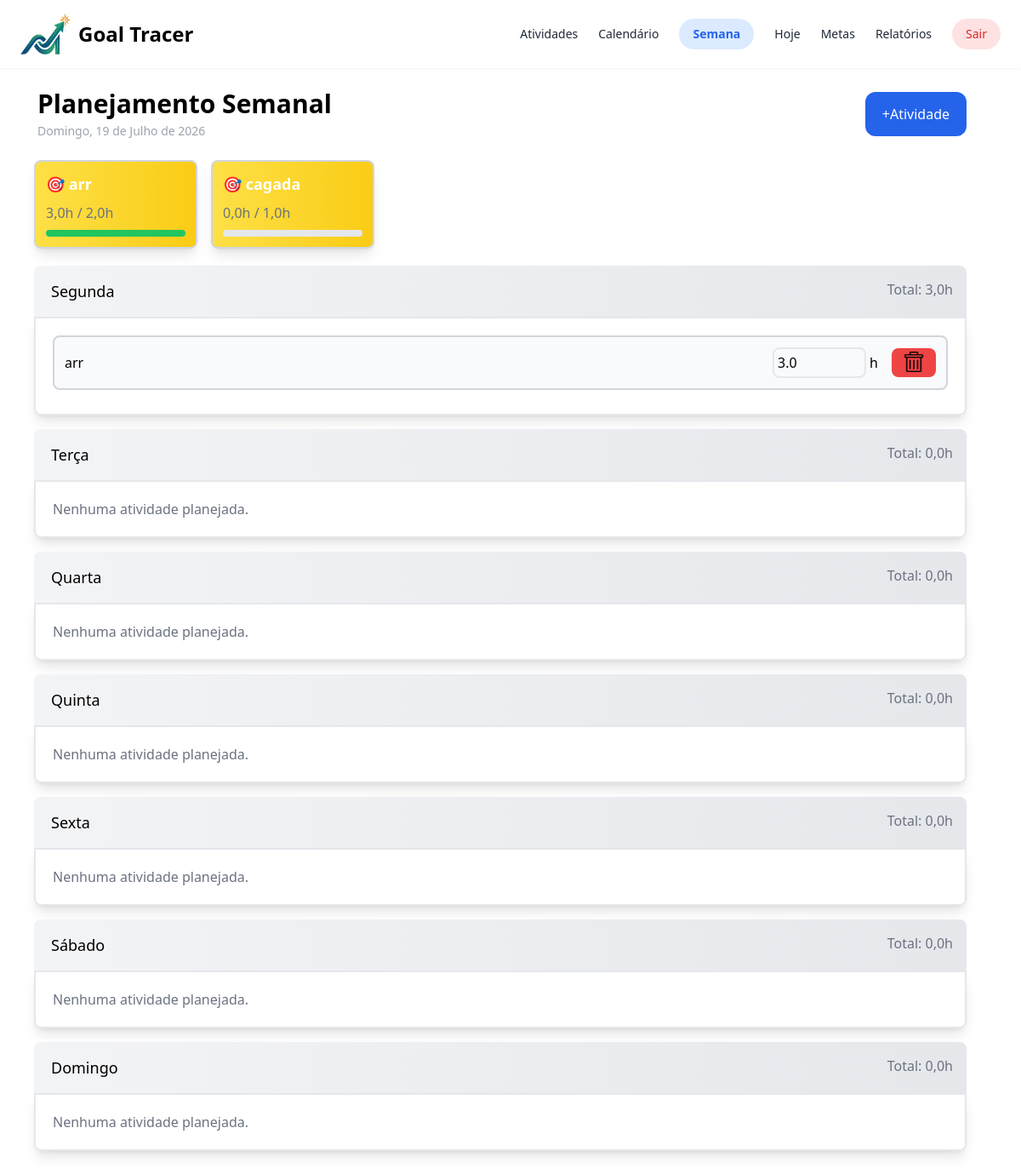
The app's page / (signed in), older data.
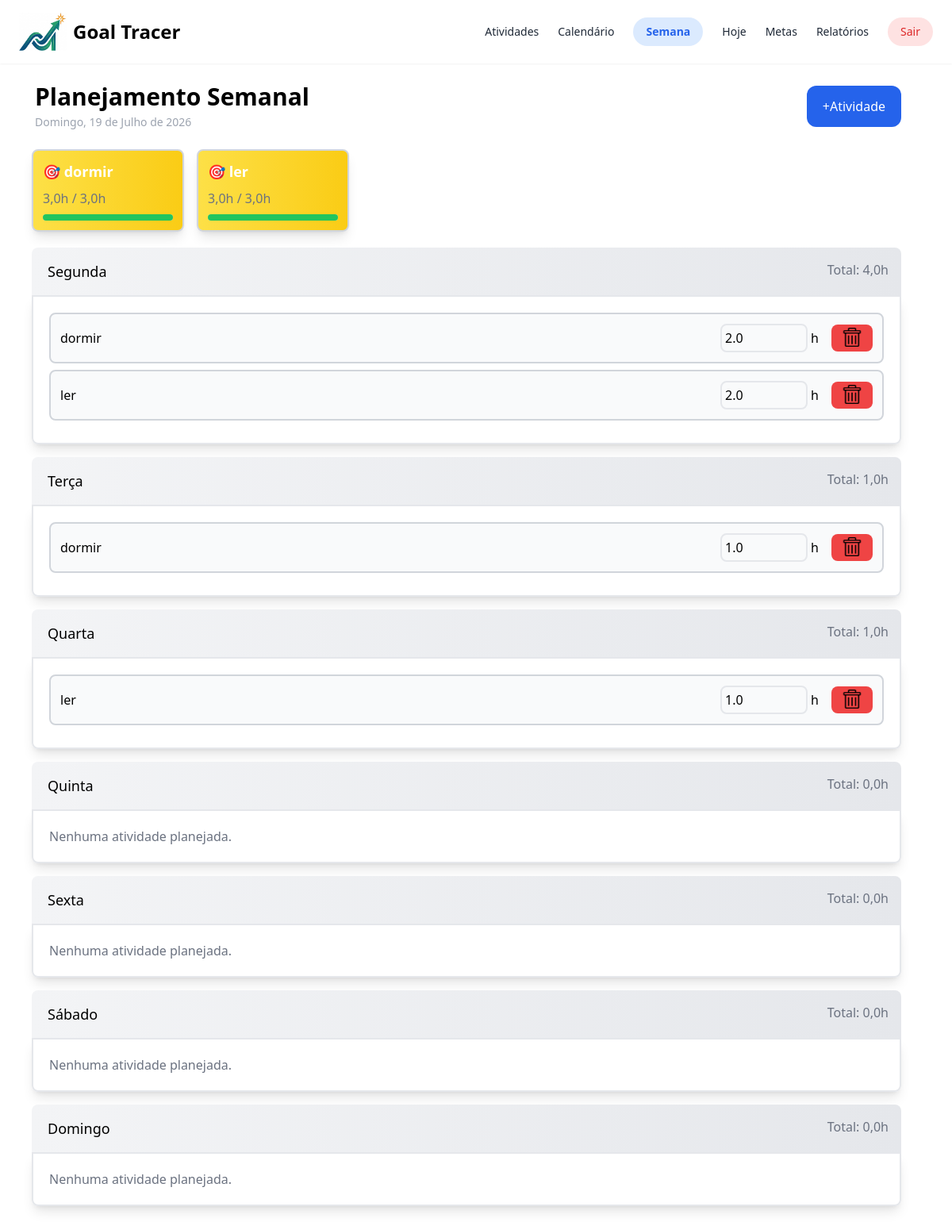
The same page, newer data.
### home/models.py (models this page shows, shortened)
class Meta(models.Model):
    semana = models.BigIntegerField(default=1)
    meta_horas = models.FloatField(default=0.0)
    atividade = models.ForeignKey(Atividade, on_delete=models.CASCADE, related_name="vinculos_metas")

class Atividade(models.Model):
    nome = models.CharField(max_length=200) # unique=True evita nomes duplicados
    usuario = models.ForeignKey(User, on_delete=models.CASCADE, related_name="atividades")
    class Meta:
        unique_together = ('nome', 'usuario')  # nome pode repetir ENTRE usuários, mas nao pro MESMO usuario

class AtividadeDoDia(models.Model):
    DIAS_CHOICES = [
        ("Segunda", "Segunda"),
        ("Terça", "Terça"),
        ("Quarta", "Quarta"),
        ("Quinta", "Quinta"),
        ("Sexta", "Sexta"),
        ("Sábado", "Sábado"),
        ("Domingo", "Domingo"),
    ]
    semana = models.BigIntegerField(default=1)
    dia_semana = models.CharField(max_length=20, choices=DIAS_CHOICES)
    atividade = models.ForeignKey(Atividade, on_delete=models.CASCADE, related_name="vinculos_dias")
    horas_feitas = models.FloatField(default=0.0)
    class Meta:
        unique_together = ('dia_semana', 'atividade')

### home/views.py (the view)
# urls.py: path("", views.index, name="index"),
@login_required
def index(request):
    atividades  = Atividade.objects.filter(usuario=request.user).prefetch_related('vinculos_dias')
    vinculos    = AtividadeDoDia.objects.filter(atividade__usuario=request.user)
    dias_usados = AtividadeDoDia.objects.filter(atividade__usuario=request.user).values_list("dia_semana",flat=True).distinct()
    dias_vazios = list(set(DIAS)  - set(dias_usados))
    soma_por_dia = defaultdict(float)
    for atividade in vinculos:
        soma_por_dia[atividade.dia_semana] += atividade.horas_feitas
    total_horas_por_dia = [soma_por_dia[dia] for dia in DIAS]
    dias_horas = zip(DIAS, total_horas_por_dia)
    metas, _ = gerar_estatisticas_metas(request.user)
    context = {
        "data_formatada": data_formatada(),
        "metas": metas,
        "dias_horas": dias_horas,
        "atividades": atividades,
        "vinculos": vinculos,
        "dias_vazios": dias_vazios,
    }
    return render(request,"home/index.html", context)

### home/views.py (called while the page is built)
def data_formatada():
    hoje_data = timezone.localdate()
    dia_semana_hoje = DIAS[hoje_data.weekday()]
    dias_extenso = {
        "Segunda": "Segunda-feira",
        "Terça": "Terça-feira",
        "Quarta": "Quarta-feira",
        "Quinta": "Quinta-feira",
        "Sexta": "Sexta-feira",
        "Sábado": "Sábado",
        "Domingo": "Domingo",
    }
    meses = ["", "Janeiro", "Fevereiro", "Março", "Abril", "Maio", "Junho",
             "Julho", "Agosto", "Setembro", "Outubro", "Novembro", "Dezembro"]
    data_formatada = f"{dias_extenso[dia_semana_hoje]}, {hoje_data.day} de {meses[hoje_data.month]} de {hoje_data.year}"
    return data_formatada

def gerar_estatisticas_metas(usuario, nome_atividade=None):
    novameta = None
    metas = Meta.objects.filter(atividade__usuario=usuario)
    for meta in metas:
        consulta_HorasMeta_semana = AtividadeDoDia.objects.filter(atividade_id=meta.atividade_id).aggregate(total_horas=Sum('horas_feitas'))
        meta.horas_semana = consulta_HorasMeta_semana['total_horas'] or 0.0
        meta.percentual = 0 if meta.meta_horas == 0 else min(
            int((meta.horas_semana / meta.meta_horas) * 100),
            100
        )
        if nome_atividade == meta.atividade.nome:
            novameta = meta
    return (metas, novameta)

### templates/home/index.html (shortened to what this page needs)
<!DOCTYPE html>
<html lang="pt-BR">
<head>
	{% load static %}
	{% load l10n %}
	<script src="https://cdn.tailwindcss.com"></script>
</head>
<body>
	<nav class="bg-white-600 flex shadow-sm px-6 py-4 justify-between">
		<div class="flex">
			{% load static %}
			<img src="{% static 'img/small-logo.png' %}" alt="Logo" class="w-[60px] h-auto">
			<h1 class="text-2xl font-bold p-2">Goal Tracer</h1>
		</div>
            <div class="flex items-center gap-6 text-gray-500 text-sm">
                <a href="{% url 'atividades' %}" class="text-gray-800">Atividades</a>
                <a href="{% url 'calendario' %}" class="text-gray-800">Calendário</a>
                <a href="{% url 'index' %}" class="bg-blue-100 text-blue-600 px-4 py-2 rounded-full font-bold">Semana</a>
                <a href="{% url 'hoje' %}" class="text-gray-800">Hoje</a>
                <a href="{% url 'metas' %}" class="text-gray-800">Metas</a>
                <a href="{% url 'relatorios' %}" class="text-gray-800">Relatórios</a>
				<form method="post" action="{% url 'logout' %}" onsubmit="return confirm('Tem certeza que deseja sair?');">
                    <button type="submit" class="bg-red-100 text-red-600 px-4 py-2 rounded-full text-gray-800">Sair</button>
                </form>
            </div>
	</nav>
	<div>
		<div class="grid grid-cols-2 gap-4 m-6">
			<div class="pl-5">
				<h2 class="text-3xl font-bold">Planejamento Semanal</h2>
				<p class="text-gray-400 text-sm mt-1">{{ data_formatada }}</p>
			</div>
			<div class="flex justify-end pr-10 py-1">
				<button class="bg-blue-600 text-white rounded-xl px-5 py-1.5 hover:scale-110 duration-200 ease-in-out" id="botao_nova_atividade">+Atividade</button>
			</div>
		</div>
		<div class="flex gap-4 ml-10">
			{% for meta in metas %}
				<div class="w-48 flex-shrink-0 bg-gradient-to-r from-yellow-300 to-yellow-400 border-2 border-gray-300 shadow-lg rounded-lg p-3" data-atividade="{{ meta.atividade.nome }}">
						<p class="text-white text-lg font-bold mb-2">🎯 {{ meta.atividade.nome }}</p>
						<span id="horas_meta_{{ meta.id }}" class="text-gray-500 ml-auto" >{{ meta.horas_semana }}h</span>
						<span class="text-gray-500 ml-auto" >/ {{ meta.meta_horas }}h</span>
						 <div class="w-full bg-gray-200 h-2 rounded-full mt-2">
							<div id="percentual_meta_{{ meta.id }}" class="bg-green-500 h-2 rounded-full w-[{{ meta.percentual }}%]"></div>
						</div>
				</div>
				{% empty %}
				<div class="w-48 flex-shrink-0 bg-gradient-to-r from-gray-100 to-gray-200 border-2 border-gray-300 shadow-lg rounded-lg p-3">
					<p class="text-gray-500 text-base mb-2">Sem metas definidas...</p>
				</div>
			{% endfor %}
		</div>
	</div>
		<div class="grid grid-cols-1 gap-4 pl-10 pr-16 py-5">
			{% for dia, total_horas in dias_horas %}
				<div>
					<div class="flex bg-gradient-to-r from-gray-100 to-gray-200 text-black rounded-t-lg pl-5 pr-4 py-4">
						<p class="text-lg">{{ dia }}</p>
						<p class="text-gray-500 ml-auto" id="total_horas_{{ dia }}">Total: {{ total_horas }}h</p>
					</div>
					<div class="p-5 rounded-b-lg border-2 shadow-lg" id="div_body_atividade_{{ dia }}">
						{% if dia in dias_vazios %}
							<p class="text-gray-500">Nenhuma atividade planejada.</p>
						{% else %}
							{% for vinculo in vinculos %}
								{% if vinculo.dia_semana == dia %}
									<div class="flex items-center gap-3 bg-gray-50 border-gray-300 border-2 rounded-lg p-3 mb-2" id="div_atividade_{{ vinculo.id }}">
										<p>{{ vinculo.atividade.nome }}</p>
										<div class="flex justify-end items-center gap-1 ml-auto">
											{% localize off %}
											<input type="number" data-vinculo="{{ vinculo.id }}" value="{{ vinculo.horas_feitas }}" min="0" max="24" step="0.5" class="ml-auto border-2 rounded-lg bg-gray-50 p-1">
											{% endlocalize %}
											<p>h</p>
											<div id="botao_deletar_{{ vinculo.id }}" class="hover:scale-110 duration-200 ease-in-out bg-red-500 text-white rounded-lg px-3 pt-1 ml-3">
												<input type="image" src="{% static 'img/trash-icon.png' %}" alt="Lixeira" class="w-7 h-6"/>
											</div>
										</div>
									</div>
								{% endif %}
							{% endfor %}
						{% endif %}
					</div>
				</div>
			{% endfor %}
		</div>
</body>
</html>

Row changes from the older to the newer data that the page shows:
removed Meta: atividade.nome "arr", horas_semana "3,0", meta_horas "2,0"
removed Meta: atividade.nome "cagada", horas_semana "0,0", meta_horas "1,0"
removed AtividadeDoDia: atividade.nome "arr", horas_feitas "3.0", shown under "Segunda"
added Meta: atividade.nome "dormir", horas_semana "3,0", meta_horas "3,0"
added Meta: atividade.nome "ler", horas_semana "3,0", meta_horas "3,0"
added AtividadeDoDia: atividade.nome "dormir", horas_feitas "2.0", shown under "Segunda"
added AtividadeDoDia: atividade.nome "ler", horas_feitas "2.0", shown under "Segunda"
added AtividadeDoDia: atividade.nome "dormir", horas_feitas "1.0", shown under "Terça"
added AtividadeDoDia: atividade.nome "ler", horas_feitas "1.0", shown under "Quarta"
Text that changed along with them:
new list line: "Segunda Total: 4,0 h"
new list line: "Terça Total: 1,0 h"
new list line: "Quarta Total: 1,0 h"
list line gone: "Segunda Total: 3,0 h"
list line gone: "Terça Total: 0,0 h Nenhuma atividade planejada."
list line gone: "Quarta Total: 0,0 h Nenhuma atividade planejada."
